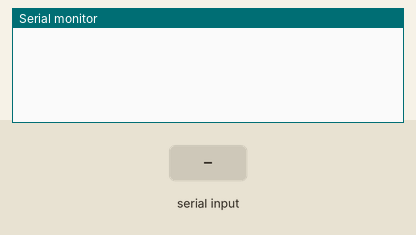
Simulated run of this sketch. Board: Arduino Uno, built with avr-gcc and run on an emulated ATmega328P. Parts: the last lines printed to the serial monitor. The inputs (shaded band) are chosen by the test bench.

Above: at 1.2 s.
1.3 s: "2" received over Serial
At 2.9 s:
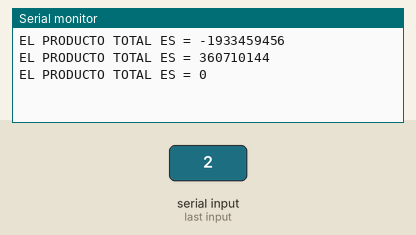
3.2 s: "1" received over Serial
At 4.2 s:
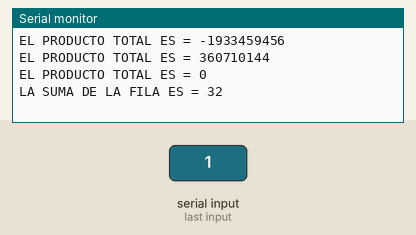
Timing chart, 0 to 6.2 s (numbered marks = the images above; inputs shaded):
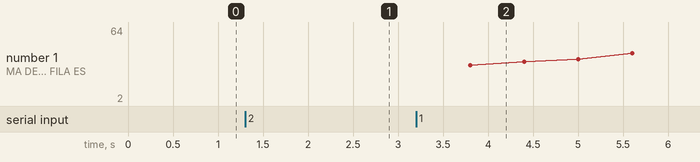

The sketch:

Encalada_Tatiana-Embebidos-Matrices.ino
```cpp
#include "matriz.h"                 //documento de la matriz
int i=0;                            //variable para filas
int j=0;                            //variable para columnas
int suma;                           //variable para la suma
int prod;                           //variable para la multiplicacion
float prom;                         //variable para el promedio
float sumap=0;                      //variable para la suma del promedio


void setup() {
  // put your setup code here, to run once:

Serial.begin(9600);
}

void loop() {

// SUMA DE CADA FILA

if(Serial.available()>0)                                //condicion para eleir la opcion
{
  if(Serial.read()=='1')                                //si pulsa 1 se realizara la suma de las filas de la matriz
   {
    for(i=0;i<20;i++)                                   //ciclo del for para controlar las filas
      {
          while(j<=2)                                   //controla las columnas
          {
          suma=suma+matriz[i][j];                       //suma de cada numero de la columna
          delay(200);                                   //retardo de tiempo
          j++;                                          //aumenta la columna
          }
          Serial.print("LA SUMA DE LA FILA ES = ");     //imprime mensaje
          Serial.println(suma);                         //imprime suma

          suma=0;                                       //vreinicia variable
          j=0;                                          //reinicia variable
      }
  }
}

// MULTIPLICACIÓN DE LA COLUMNA

if(Serial.available()>0)                                //condicion para eleir la opcion
{
   if(Serial.read()=='2')                               //si pulsa 1 se realizara la suma de las filas de la matriz
   {
    long int prod;
    for(i=0;i<=2;i++)                                   //ciclo del for para controlar las filas
    {
      for(j=0;j<=19;j++)                                //ciclo del for para controlar las columnas
      {
       prod=prod*matriz[j][i];                          //multiplicacion de los numeros de la columna
      }
      Serial.print( "EL PRODUCTO TOTAL ES = " );        //imprime mensaje
      Serial.println(prod);                             //imprime producto de la columna
      delay(400);                                       //tiempo de retardo
      prod=1;                                           //reinicia variable
      j=0;                                              //reinicia variable
     }
   }

}

// PROMEDIO

if(Serial.available()>0)                              //condicion para eleir la opcion
 {
   if(Serial.read()=='3')                              //si pulsa 1 se realizara la suma de las filas de la matriz
   {
    for(j=0;j<=2;j++)                                  //ciclo del for para controlar las columnas
    {
      for(i=0;i<=20;i++)                               //ciclo del for para controlar las filas
      {
       sumap = sumap + matriz[i][j];                   //suma de cada numero
      }
      j=0;                                             //reinicia variable
    }
      prom=sumap/3;                                    //promedio
      Serial.print("EL PROMEDIO TOTAL ES = ");         //imprime mensaje
      Serial.print(prom);                              //imprime promedio
      delay (200);                                     //tiempo de retardo
    }
  }
}
```

matriz.h
```cpp
int matriz [20][3]= {
 { 1 ,22,9 },
 { 24, 3,8 },
 { 23,14,0 },
 { 20,16,6 },
 {  1,12,-3},
 {  4,-3,18},
 { 18,-3,21},
 {  6,-4,0 },
 { 24,22,9 },
 { 19,20,25},
 { 13, 8, 4},
 { 23,19,12},
 {  2, 4,-3},
 { -2,15,18},
 { -5,24,12},
 { -3, 3,25},
 {  1,13,22},
 { 17,10,17},
 { -3, 5,21},
 { 11,14, 5}
};
```

Measured:
- after the input at 1.3 s, the serial monitor: prints a new line at once (image 1)
- after the input at 3.2 s, the serial monitor: prints a new line after 0.60 s (image 2)
